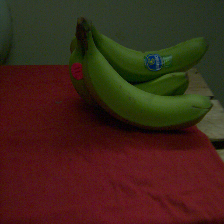
#> input picture data/train/Class A/1013.png, 224 x 224 px; its folder holds only this picture in this run
$ jupyter execute --allow-errors SVM_V6.ipynb
#> lines starting #> are read from the running program, lines starting #| are printed output that depends on the picture
# SVM: Version 6

## SVM with PCA and SIFT (GrayScale)

[cell 1]
import re
import cv2
import os
import glob
import time
import mlflow
import random
import shutil
import itertools

import numpy as np
import pandas as pd
import matplotlib.pyplot as plt

from PIL import Image
from sklearn.decomposition import PCA
from sklearn import svm
from sklearn.model_selection import cross_validate, StratifiedKFold
from sklearn.metrics import (
    make_scorer,
    accuracy_score,
    precision_score,
    recall_score,
    f1_score,
    confusion_matrix,
)

[cell 2]
TRAIN_DIR = "../data/train"
CLASS_FOLDERS = ["Class A", "Class B", "Class C", "Class D"]
ML_FLOW_DIRECTORY = "SVM_Logs"

[cell 3]
mlflow.set_tracking_uri(ML_FLOW_DIRECTORY)
mlflow.set_experiment("SVM_PCA_SIFT_Grayscale")

[cell 4]
pca_components = [40 * 40, 45 * 45, 50 * 50]
C_values = [0.1, 1, 10]
kernel_types = ["linear", "rbf"]
gamma_values = ["scale", "auto"]

[cell 5]
hyperparameter_combinations = list(
    itertools.product(pca_components, C_values, kernel_types, gamma_values)
)
print(
    f"Total number of hyperparameter combinations: {len(hyperparameter_combinations)}"
)

[cell 6]
pca_models_dict = {}

[cell 7]
def train_with_params(pca_components, C, kernel, gamma, train_images, train_labels):
    # Check if PCA model for pca_components already exists
    if pca_components in pca_models_dict:
        pca = pca_models_dict[pca_components]
        print(f"Using existing PCA model for {pca_components} components")
    else:
        # Apply PCA
        pca = PCA(n_components=pca_components)
        pca.fit(train_images)
        pca_models_dict[pca_components] = pca

    # Transform images with PCA
    train_images_pca = pca.transform(train_images)

    with mlflow.start_run() as run:
        start_time = time.time()

        # Initialize SVM model
        svm_model = svm.SVC(
            C=C, kernel=kernel, gamma=gamma, class_weight="balanced", verbose=True
        )

        # Perform cross-validation
        skf = StratifiedKFold(n_splits=3, shuffle=True, random_state=42)
        scoring = {
            "f1_weighted": make_scorer(f1_score, average="weighted"),
            "accuracy": "accuracy",
            "precision": make_scorer(precision_score, average="weighted"),
            "recall": make_scorer(recall_score, average="weighted"),
        }
        cv_results = cross_validate(
            svm_model,
            train_images_pca,
            train_labels,
            cv=skf,
            scoring=scoring,
            verbose=2,
        )

        # Log hyperparameters and metrics
        mlflow.log_params(
            {"pca_components": pca_components, "C": C, "kernel": kernel, "gamma": gamma}
        )
        mlflow.log_metrics(
            {
                "mean_f1_weighted": cv_results["test_f1_weighted"].mean(),
                "mean_accuracy": cv_results["test_accuracy"].mean(),
                "mean_precision": cv_results["test_precision"].mean(),
                "mean_recall": cv_results["test_recall"].mean(),
            }
        )
        end_time = time.time()
        duration = end_time - start_time
        param_details = f"PCA={pca_components}, C={C}, kernel={kernel}, gamma={gamma}"
        duration_details = f"Training duration for {param_details}: {duration} seconds"
        print(duration_details)
        run_id = run.info.run_id
        return run_id

[cell 8]
sift = cv2.SIFT_create()

[cell 9]
def extract_sift_features(image_path, sift_model):
#> called with image_path = '../data/train/Class A/1013.png'
    image = cv2.imread(image_path)
#> image is the input picture: shape (224, 224, 3); mean B, G, R 24.4, 37, 62.2
    grayscale_image = cv2.cvtColor(image, cv2.COLOR_BGR2GRAY)
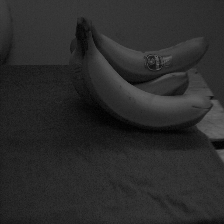
#> grayscale_image: shape (224, 224); min 0, max 103, mean 43.1

    keypoints, descriptors = sift_model.detectAndCompute(grayscale_image, None)
#> keypoints = 34 keypoints; strongest (x, y, size): (211, 98, 2.5), (135, 80, 9.5), (133, 83, 4.1), (177, 92, 8)
    all_descriptors = descriptors.flatten()
#> all_descriptors = 4352 values, max 191 at index 3472, min 0 at index 25, mean 25.82

    return all_descriptors

[cell 10]
def load_images_and_features(folder, sift_model):
    all_features = []
    labels = []
    max_features_per_image = 0

    for class_folder in CLASS_FOLDERS:
        start_time = time.time()
        class_path = os.path.join(folder, class_folder)
        image_files = glob.glob(os.path.join(class_path, "*.png"))

        for img_file in image_files:
            descriptors_per_channel = extract_sift_features(img_file, sift_model)
#> descriptors_per_channel has the same summary as all_descriptors in extract_sift_features
            max_features_per_image = max(max_features_per_image, len(descriptors_per_channel))
#> max_features_per_image = 4352
            all_features.append(descriptors_per_channel)
            labels.append(class_folder)

        end_time = time.time()
        duration = end_time - start_time
        print(f"Processing {class_folder} took {duration} seconds")
#> pass 2 of the loop in load_images_and_features, `for class_folder in CLASS_FOLDERS:`:
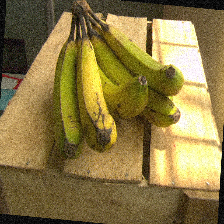
#> input picture data/train/Class B/117.png, 224 x 224 px
#> in extract_sift_features, image is the input picture: shape (224, 224, 3); mean B, G, R 69.1, 120.9, 138.6
#> in extract_sift_features (call 2), `grayscale_image = cv2.cvtColor(image, cv2.COLOR_BGR2GRAY)`:
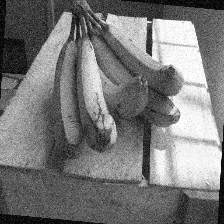
#> grayscale_image: shape (224, 224); min 0, max 255, mean 120.3
#> keypoints = 285 keypoints; strongest (x, y, size): (149, 50, 5.1), (176, 42, 32.1), (66, 18, 8.1), (146, 170, 7.3)
#> max_features_per_image = 36480

    # Use the maximum number of features found in any image for padding
    for i in range(len(all_features)):
        padded_descriptors = np.pad(all_features[i], (0, max_features_per_image - len(all_features[i])))
        all_features[i] = padded_descriptors

    return np.array(all_features), np.array(labels)

[cell 11]
train_images, train_labels = load_images_and_features(TRAIN_DIR, sift)

[cell 12]
print(
    f"Shape of train_images: {train_images.shape}, Shape of train_labels: {train_labels.shape}"
)
#| Shape of train_images: (2, 36480), Shape of train_labels: (2,)

[cell 13]
run_ids = []

#> (the rest of this cell did not finish here and is left out)

[cell 14]
run_metrics = {}
run_params = {}

for run_id in run_ids:
    client = mlflow.tracking.MlflowClient(ML_FLOW_DIRECTORY)
    run = client.get_run(run_id)
    metrics = run.data.metrics
    params = run.data.params
    run_metrics[run_id] = metrics
    run_params[run_id] = params

for run_id in run_ids:
    print(f"Run ID: {run_id}")
    print("Metrics:")
    metrics = run_metrics[run_id]
    for metric, value in metrics.items():
        print(f"\t{metric}: {value}")

    print("Parameters:")
    params = run_params[run_id]
    for param, value in params.items():
        print(f"\t{param}: {value}")
